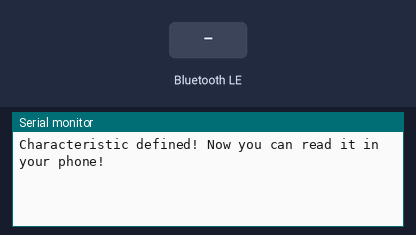
A sketch run on a simulated ESP32. Parts: the last lines printed to the serial monitor. The test bench sets the inputs (shaded band). Nothing arrives over Bluetooth unless stated; the camera gives no picture; a phone connects over Bluetooth LE 3 s after start.

Above: at 1.5 s.
1.6 s: Bluetooth LE write "1" received
At 2.3 s:
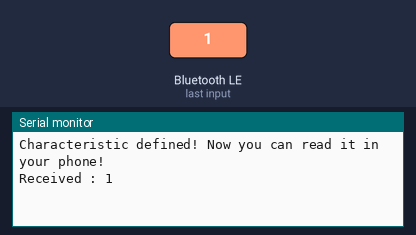
4.6 s: Bluetooth LE write "0" received
At 5.8 s:
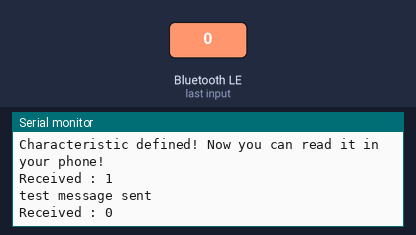
6.1 s: Bluetooth LE write "2" received
At 6.9 s:
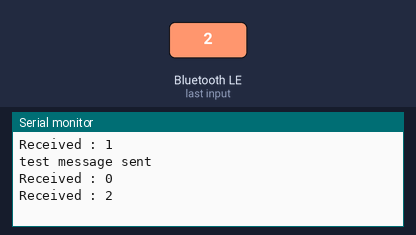

The sketch:

ESP32_CAM_BLE.ino
```cpp
#include <BLEDevice.h>
#include <BLEUtils.h>
#include <BLEServer.h>
#include <BLE2902.h>

#define CAMERA_MODEL_AI_THINKER

#include "esp_camera.h"
#include "camera_pins.h"


const char *Service_UUID = "180F";
const char *Characteristic[] = {"2A18", "2A19", "2A1A"};

camera_config_t config;
sensor_t *cam_ov2640 = NULL;

BLEServer *pServer = NULL;
BLEService *pService = NULL;
BLECharacteristic *pCharacteristic[3];
bool deviceConnected = false;

class ESP32Cam_ServerCallbacks : public BLEServerCallbacks {
  void onConnect(BLEServer *pServer) {
    deviceConnected = true;
  }
  void onDisconnect(BLEServer *pServer) {
    deviceConnected = false;
    Serial.println("BLE disconnect");
    BLEDevice::startAdvertising();
  }
};

class ESP32Cam_Callbacks : public BLECharacteristicCallbacks {
  void onWrite(BLECharacteristic *pCharacteristic) {
    std::string s = pCharacteristic->getValue();
    uint16_t len = s.length();
    if (len) {
      Serial.print("Received : ");
      for (uint16_t i = 0; i < len; i++)
        Serial.print(s[i]);
      Serial.println();
    }
  }
};

bool cam_init() {
  config.ledc_channel = LEDC_CHANNEL_0;
  config.ledc_timer = LEDC_TIMER_0;
  config.pin_d0 = Y2_GPIO_NUM;
  config.pin_d1 = Y3_GPIO_NUM;
  config.pin_d2 = Y4_GPIO_NUM;
  config.pin_d3 = Y5_GPIO_NUM;
  config.pin_d4 = Y6_GPIO_NUM;
  config.pin_d5 = Y7_GPIO_NUM;
  config.pin_d6 = Y8_GPIO_NUM;
  config.pin_d7 = Y9_GPIO_NUM;
  config.pin_xclk = XCLK_GPIO_NUM;
  config.pin_pclk = PCLK_GPIO_NUM;
  config.pin_vsync = VSYNC_GPIO_NUM;
  config.pin_href = HREF_GPIO_NUM;
  config.pin_sscb_sda = SIOD_GPIO_NUM;
  config.pin_sscb_scl = SIOC_GPIO_NUM;
  config.pin_pwdn = PWDN_GPIO_NUM;
  config.pin_reset = RESET_GPIO_NUM;
  config.xclk_freq_hz = 20000000;
  config.frame_size = FRAMESIZE_UXGA;
  config.pixel_format = PIXFORMAT_JPEG; // for streaming
  //config.pixel_format = PIXFORMAT_RGB565; // for face detection/recognition
  config.grab_mode = CAMERA_GRAB_WHEN_EMPTY;
  config.fb_location = CAMERA_FB_IN_PSRAM;
  config.jpeg_quality = 12;
  config.fb_count = 1;

  if (psramFound()) {
    config.jpeg_quality = 10;
    config.fb_count = 2;
    config.grab_mode = CAMERA_GRAB_LATEST;
  } else {
    config.frame_size = FRAMESIZE_SVGA;
    config.fb_location = CAMERA_FB_IN_DRAM;
  }

  esp_err_t err = esp_camera_init(&config);
  if (err != ESP_OK) {
    Serial.printf("Camera initial failed with error 0x%x!\n", err);
    return false;
  }
  cam_ov2640 = esp_camera_sensor_get();
  return true;
}

bool BLE_init() {
  BLEDevice::init("ESP32_CAM");
  pServer = BLEDevice::createServer();
  if (!pServer)
    return false;
  pServer->setCallbacks(new ESP32Cam_ServerCallbacks());
  pService = pServer->createService(Service_UUID);
  if (!pService)
    return false;
  pCharacteristic[0] = pService->createCharacteristic(Characteristic[0], 0x2);
  pCharacteristic[1] = pService->createCharacteristic(Characteristic[1], 0x7);
  pCharacteristic[2] = pService->createCharacteristic(Characteristic[2], 0x4);
  pCharacteristic[0]->setCallbacks(new ESP32Cam_Callbacks());
  pCharacteristic[1]->setCallbacks(new ESP32Cam_Callbacks());
  pCharacteristic[1]->addDescriptor(new BLE2902());
  pCharacteristic[2]->addDescriptor(new BLE2902());
  for (uint8_t i = 0; i < 3; i++)
    pCharacteristic[i]->setValue(Characteristic[i]);
  pService->start();
  BLEAdvertising *pAdvertising = BLEDevice::getAdvertising();
  pAdvertising->addServiceUUID(Service_UUID);
  pAdvertising->setScanResponse(true);
  pAdvertising->setMinPreferred(0x06);
  pAdvertising->setMinPreferred(0x12);
  BLEDevice::startAdvertising();
  Serial.println("Characteristic defined! Now you can read it in your phone!");
  return true;
}

void setup() {
  Serial.begin(115200);
  cam_init();
  BLE_init();
}

void loop() {
  if (deviceConnected) {
    pCharacteristic[1]->setValue("image test");
    pCharacteristic[1]->notify();
    Serial.println("test message sent");
    pCharacteristic[2]->setValue("2A1A test");
    pCharacteristic[2]->notify();
    for(;;)
      delay(1000);
  }
  //delay(2000);
}
```

camera_pins.h
```cpp
#if defined(CAMERA_MODEL_WROVER_KIT)
#define PWDN_GPIO_NUM    -1
#define RESET_GPIO_NUM   -1
#define XCLK_GPIO_NUM    21
#define SIOD_GPIO_NUM    26
#define SIOC_GPIO_NUM    27

#define Y9_GPIO_NUM      35
#define Y8_GPIO_NUM      34
#define Y7_GPIO_NUM      39
#define Y6_GPIO_NUM      36
#define Y5_GPIO_NUM      19
#define Y4_GPIO_NUM      18
#define Y3_GPIO_NUM       5
#define Y2_GPIO_NUM       4
#define VSYNC_GPIO_NUM   25
#define HREF_GPIO_NUM    23
#define PCLK_GPIO_NUM    22

#elif defined(CAMERA_MODEL_ESP_EYE)
#define PWDN_GPIO_NUM    -1
#define RESET_GPIO_NUM   -1
#define XCLK_GPIO_NUM    4
#define SIOD_GPIO_NUM    18
#define SIOC_GPIO_NUM    23

#define Y9_GPIO_NUM      36
#define Y8_GPIO_NUM      37
#define Y7_GPIO_NUM      38
#define Y6_GPIO_NUM      39
#define Y5_GPIO_NUM      35
#define Y4_GPIO_NUM      14
#define Y3_GPIO_NUM      13
#define Y2_GPIO_NUM      34
#define VSYNC_GPIO_NUM   5
#define HREF_GPIO_NUM    27
#define PCLK_GPIO_NUM    25

#elif defined(CAMERA_MODEL_M5STACK_PSRAM)
#define PWDN_GPIO_NUM     -1
#define RESET_GPIO_NUM    15
#define XCLK_GPIO_NUM     27
#define SIOD_GPIO_NUM     25
#define SIOC_GPIO_NUM     23

#define Y9_GPIO_NUM       19
#define Y8_GPIO_NUM       36
#define Y7_GPIO_NUM       18
#define Y6_GPIO_NUM       39
#define Y5_GPIO_NUM        5
#define Y4_GPIO_NUM       34
#define Y3_GPIO_NUM       35
#define Y2_GPIO_NUM       32
#define VSYNC_GPIO_NUM    22
#define HREF_GPIO_NUM     26
#define PCLK_GPIO_NUM     21

#elif defined(CAMERA_MODEL_M5STACK_V2_PSRAM)
#define PWDN_GPIO_NUM     -1
#define RESET_GPIO_NUM    15
#define XCLK_GPIO_NUM     27
#define SIOD_GPIO_NUM     22
#define SIOC_GPIO_NUM     23

#define Y9_GPIO_NUM       19
#define Y8_GPIO_NUM       36
#define Y7_GPIO_NUM       18
#define Y6_GPIO_NUM       39
#define Y5_GPIO_NUM        5
#define Y4_GPIO_NUM       34
#define Y3_GPIO_NUM       35
#define Y2_GPIO_NUM       32
#define VSYNC_GPIO_NUM    25
#define HREF_GPIO_NUM     26
#define PCLK_GPIO_NUM     21

#elif defined(CAMERA_MODEL_M5STACK_WIDE)
#define PWDN_GPIO_NUM     -1
#define RESET_GPIO_NUM    15
#define XCLK_GPIO_NUM     27
#define SIOD_GPIO_NUM     22
#define SIOC_GPIO_NUM     23

#define Y9_GPIO_NUM       19
#define Y8_GPIO_NUM       36
#define Y7_GPIO_NUM       18
#define Y6_GPIO_NUM       39
#define Y5_GPIO_NUM        5
#define Y4_GPIO_NUM       34
#define Y3_GPIO_NUM       35
#define Y2_GPIO_NUM       32
#define VSYNC_GPIO_NUM    25
#define HREF_GPIO_NUM     26
#define PCLK_GPIO_NUM     21

#elif defined(CAMERA_MODEL_M5STACK_ESP32CAM)
#define PWDN_GPIO_NUM     -1
#define RESET_GPIO_NUM    15
#define XCLK_GPIO_NUM     27
#define SIOD_GPIO_NUM     25
#define SIOC_GPIO_NUM     23

#define Y9_GPIO_NUM       19
#define Y8_GPIO_NUM       36
#define Y7_GPIO_NUM       18
#define Y6_GPIO_NUM       39
#define Y5_GPIO_NUM        5
#define Y4_GPIO_NUM       34
#define Y3_GPIO_NUM       35
#define Y2_GPIO_NUM       17
#define VSYNC_GPIO_NUM    22
#define HREF_GPIO_NUM     26
#define PCLK_GPIO_NUM     21

#elif defined(CAMERA_MODEL_M5STACK_UNITCAM)
#define PWDN_GPIO_NUM     -1
#define RESET_GPIO_NUM    15
#define XCLK_GPIO_NUM     27
#define SIOD_GPIO_NUM     25
#define SIOC_GPIO_NUM     23

#define Y9_GPIO_NUM       19
#define Y8_GPIO_NUM       36
#define Y7_GPIO_NUM       18
#define Y6_GPIO_NUM       39
#define Y5_GPIO_NUM        5
#define Y4_GPIO_NUM       34
#define Y3_GPIO_NUM       35
#define Y2_GPIO_NUM       32
#define VSYNC_GPIO_NUM    22
#define HREF_GPIO_NUM     26
#define PCLK_GPIO_NUM     21

#elif defined(CAMERA_MODEL_AI_THINKER)
#define PWDN_GPIO_NUM     32
#define RESET_GPIO_NUM    -1
#define XCLK_GPIO_NUM      0
#define SIOD_GPIO_NUM     26
#define SIOC_GPIO_NUM     27

#define Y9_GPIO_NUM       35
#define Y8_GPIO_NUM       34
#define Y7_GPIO_NUM       39
#define Y6_GPIO_NUM       36
#define Y5_GPIO_NUM       21
#define Y4_GPIO_NUM       19
#define Y3_GPIO_NUM       18
#define Y2_GPIO_NUM        5
#define VSYNC_GPIO_NUM    25
#define HREF_GPIO_NUM     23
#define PCLK_GPIO_NUM     22

#elif defined(CAMERA_MODEL_TTGO_T_JOURNAL)
#define PWDN_GPIO_NUM      0
#define RESET_GPIO_NUM    15
#define XCLK_GPIO_NUM     27
#define SIOD_GPIO_NUM     25
#define SIOC_GPIO_NUM     23

#define Y9_GPIO_NUM       19
#define Y8_GPIO_NUM       36
#define Y7_GPIO_NUM       18
#define Y6_GPIO_NUM       39
#define Y5_GPIO_NUM        5
#define Y4_GPIO_NUM       34
#define Y3_GPIO_NUM       35
#define Y2_GPIO_NUM       17
#define VSYNC_GPIO_NUM    22
#define HREF_GPIO_NUM     26
#define PCLK_GPIO_NUM     21


#elif defined(CAMERA_MODEL_ESP32_CAM_BOARD)
// The 18 pin header on the board has Y5 and Y3 swapped
#define USE_BOARD_HEADER 0
#define PWDN_GPIO_NUM    32
#define RESET_GPIO_NUM   33
#define XCLK_GPIO_NUM     4
#define SIOD_GPIO_NUM    18
#define SIOC_GPIO_NUM    23

#define Y9_GPIO_NUM      36
#define Y8_GPIO_NUM      19
#define Y7_GPIO_NUM      21
#define Y6_GPIO_NUM      39
#if USE_BOARD_HEADER
#define Y5_GPIO_NUM      13
#else
#define Y5_GPIO_NUM      35
#endif
#define Y4_GPIO_NUM      14
#if USE_BOARD_HEADER
#define Y3_GPIO_NUM      35
#else
#define Y3_GPIO_NUM      13
#endif
#define Y2_GPIO_NUM      34
#define VSYNC_GPIO_NUM    5
#define HREF_GPIO_NUM    27
#define PCLK_GPIO_NUM    25

#elif defined(CAMERA_MODEL_ESP32S3_CAM_LCD)
#define PWDN_GPIO_NUM     -1
#define RESET_GPIO_NUM    -1
#define XCLK_GPIO_NUM     40
#define SIOD_GPIO_NUM     17
#define SIOC_GPIO_NUM     18

#define Y9_GPIO_NUM       39
#define Y8_GPIO_NUM       41
#define Y7_GPIO_NUM       42
#define Y6_GPIO_NUM       12
#define Y5_GPIO_NUM       3
#define Y4_GPIO_NUM       14
#define Y3_GPIO_NUM       47
#define Y2_GPIO_NUM       13
#define VSYNC_GPIO_NUM    21
#define HREF_GPIO_NUM     38
#define PCLK_GPIO_NUM     11

#elif defined(CAMERA_MODEL_ESP32S2_CAM_BOARD)
// The 18 pin header on the board has Y5 and Y3 swapped
#define USE_BOARD_HEADER 0
#define PWDN_GPIO_NUM     1
#define RESET_GPIO_NUM    2
#define XCLK_GPIO_NUM     42
#define SIOD_GPIO_NUM     41
#define SIOC_GPIO_NUM     18

#define Y9_GPIO_NUM       16
#define Y8_GPIO_NUM       39
#define Y7_GPIO_NUM       40
#define Y6_GPIO_NUM       15
#if USE_BOARD_HEADER
#define Y5_GPIO_NUM       12
#else
#define Y5_GPIO_NUM       13
#endif
#define Y4_GPIO_NUM       5
#if USE_BOARD_HEADER
#define Y3_GPIO_NUM       13
#else
#define Y3_GPIO_NUM       12
#endif
#define Y2_GPIO_NUM       14
#define VSYNC_GPIO_NUM    38
#define HREF_GPIO_NUM     4
#define PCLK_GPIO_NUM     3

#elif defined(CAMERA_MODEL_ESP32S3_EYE)
#define PWDN_GPIO_NUM -1
#define RESET_GPIO_NUM -1
#define XCLK_GPIO_NUM 15
#define SIOD_GPIO_NUM 4
#define SIOC_GPIO_NUM 5

#define Y2_GPIO_NUM 11
#define Y3_GPIO_NUM 9
#define Y4_GPIO_NUM 8
#define Y5_GPIO_NUM 10
#define Y6_GPIO_NUM 12
#define Y7_GPIO_NUM 18
#define Y8_GPIO_NUM 17
#define Y9_GPIO_NUM 16

#define VSYNC_GPIO_NUM 6
#define HREF_GPIO_NUM 7
#define PCLK_GPIO_NUM 13

#else
#error "Camera model not selected"
#endif
```

Measured:
- after the input at 1.6 s, the serial monitor: prints a new line after 0.05 s (image 1)
- after the input at 4.6 s, the serial monitor: prints a new line after 0.05 s (image 2)
- after the input at 6.1 s, the serial monitor: prints a new line after 0.05 s (image 3)
